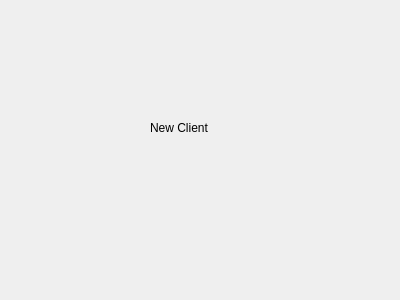
<?xml version="1.0" encoding="UTF-8"?>
<ui version="4.0">
 <class>NewClient</class>
 <widget class="QDialog" name="NewClient">
  <property name="geometry">
   <rect>
    <x>0</x>
    <y>0</y>
    <width>400</width>
    <height>300</height>
   </rect>
  </property>
  <property name="windowTitle">
   <string>Dialog</string>
  </property>
  <widget class="QLabel" name="label">
   <property name="geometry">
    <rect>
     <x>150</x>
     <y>120</y>
     <width>81</width>
     <height>16</height>
    </rect>
   </property>
   <property name="text">
    <string>New Client</string>
   </property>
  </widget>
 </widget>
 <resources/>
 <connections/>
</ui>
